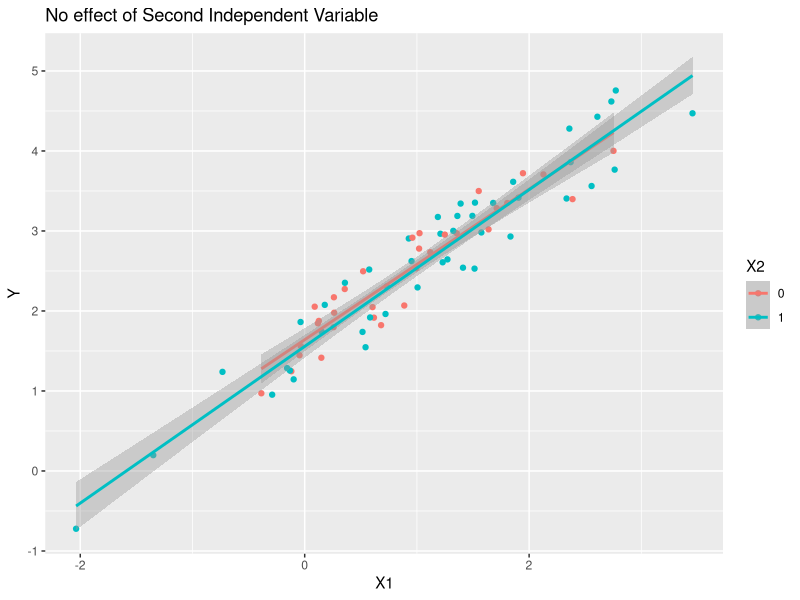
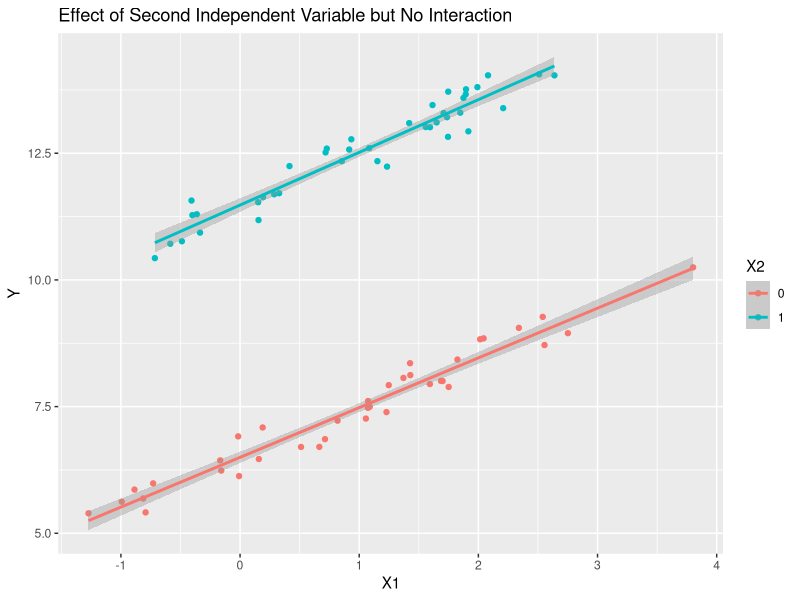
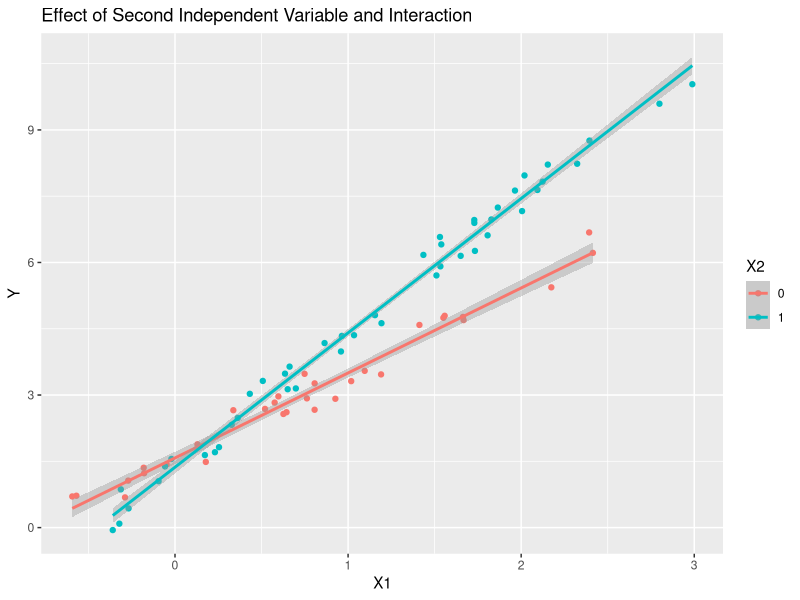

Recreate these plots in R, in order.
## ---- chunk 1
library(car)
library(MASS)
data("SLID") #1993

SLID$sexIND <- ifelse(SLID$sex == "Female", 1, 0)
## ---- chunk 2

data("Cars93")

lmA <- lm(Price~Horsepower + Man.trans.avail, data = Cars93)
summary(lmA)


## ---- chunk 3


lmB <- lm(Price ~ Horsepower + relevel(DriveTrain, "Rear"), data = Cars93)
summary(lmB)



levels(SLID$language)
## ---- chunk 4

set.seed(1200)
library(ggplot2)

X1 = rnorm(77,1,1)
Y = X1 + runif(77,1,2)
X2 = factor(rbinom(77,1,0.5))

df1 <- data.frame(Y, X1 , X2 )

ggplot(data = df1, mapping = aes(y = Y, x = X1, color = X2))+
         geom_point() +
         geom_smooth(method = "lm")+
  labs(title = "No effect of Second Independent Variable")




X1 = rnorm(77,1,1)
X2 = factor(rbinom(77,1,0.5))
Y = X1 + runif(77,1,2) + 5*as.numeric(X2)



df2 <- data.frame(Y, X1 , X2 )

ggplot(data = df2, mapping = aes(y = Y, x = X1, color = X2))+
         geom_point() +
         geom_smooth(method = "lm")+
  labs(title = "Effect of Second Independent Variable but No Interaction")





X1 = rnorm(77,1,1)
X2 = factor(rbinom(77,1,0.5))
Y = X1 + runif(77,1,2) + X1*as.numeric(X2)



df3 <- data.frame(Y, X1 , X2 )

ggplot(data = df3, mapping = aes(y = Y, x = X1, color = X2))+
         geom_point() +
         geom_smooth(method = "lm")+
  labs(title = "Effect of Second Independent Variable and Interaction")




## ---- chunk 5

# No Effect and No Interaction

lmC <- lm(Y~ X1 + X2 + X1:X2, data = df1)
summary(lmC)

#No Interaction

lmD <- lm(Y~ X1 + X2 + X1:X2, data = df2)
summary(lmD)


# Interaction

lmE <- lm(Y~ X1 + X2 + X1*X2, data = df3)
summary(lmE)
## ---- chunk 6

lm4.1 <- lm(Price~Horsepower, data = Cars93)
lm4.2 <- lm(Price~Horsepower + Man.trans.avail, data = Cars93)
lm4.3 <- lm(Price~Horsepower + Man.trans.avail + Horsepower:Man.trans.avail, data = Cars93)

anova(lm4.1,lm4.2) # Not better, choose smaller
anova(lm4.1,lm4.3) # Not better, choose smaller

AIC(lm4.1) # Smaller
AIC(lm4.2)

BIC(lm4.1) # Smaller
BIC(lm4.2)

# lm4.1 is the best of these three


data("diamonds")
